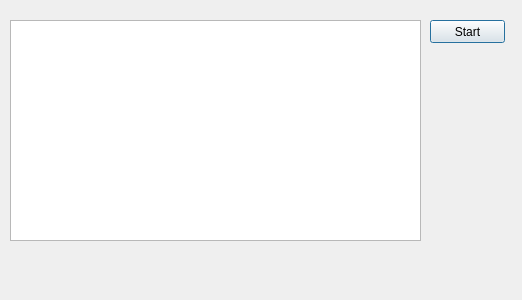
<?xml version="1.0" encoding="UTF-8"?>
<ui version="4.0">
 <class>NkTimeDialog</class>
 <widget class="QDialog" name="NkTimeDialog">
  <property name="geometry">
   <rect>
    <x>0</x>
    <y>0</y>
    <width>522</width>
    <height>300</height>
   </rect>
  </property>
  <property name="windowTitle">
   <string>Dialog</string>
  </property>
  <widget class="QListView" name="listView">
   <property name="geometry">
    <rect>
     <x>10</x>
     <y>20</y>
     <width>411</width>
     <height>221</height>
    </rect>
   </property>
  </widget>
  <widget class="QPushButton" name="pushButton">
   <property name="geometry">
    <rect>
     <x>430</x>
     <y>20</y>
     <width>75</width>
     <height>23</height>
    </rect>
   </property>
   <property name="text">
    <string>Start</string>
   </property>
  </widget>
 </widget>
 <resources/>
 <connections/>
</ui>
